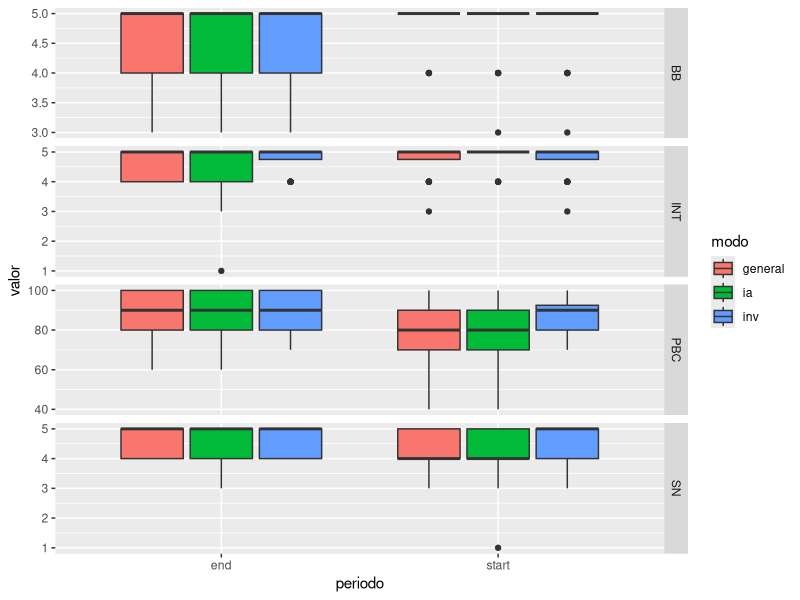
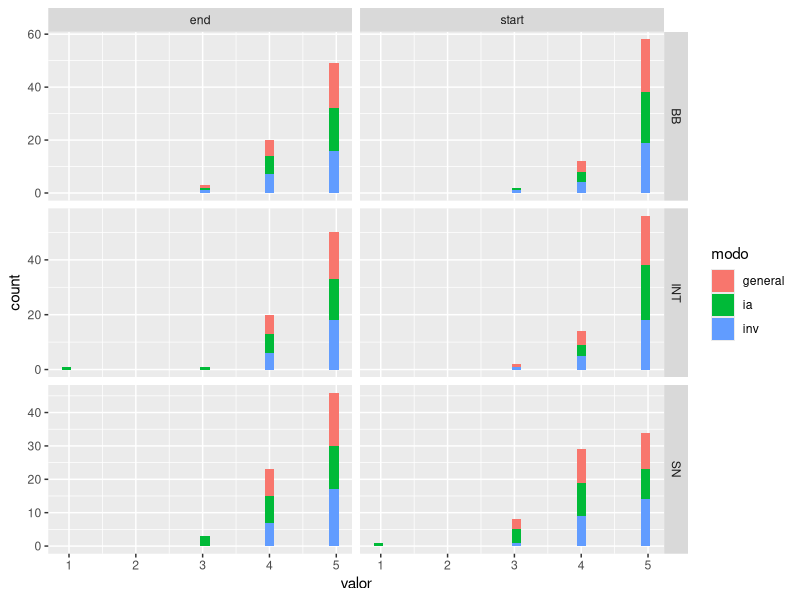
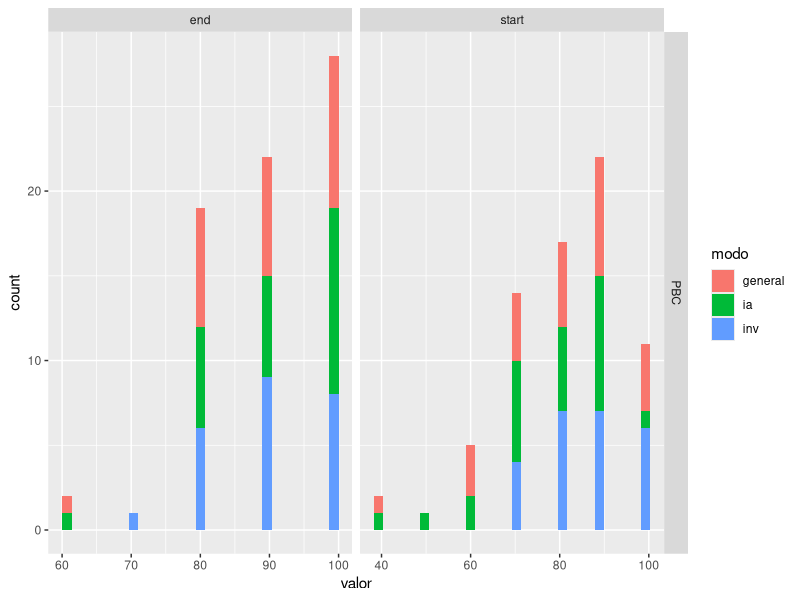

Recreate these plots in R, in order. (Note: this script raises an error after producing the figures.)

library(reshape2) #melt
library(dplyr) #select
library(ggplot2) #ggplot
library(readxl) #read_excel


data <- read.csv("datos/filtered_data.csv", col.names = c("matricula","variable","modo","periodo","valor"))

ggplot(data, aes(x = periodo, y = valor, fill = modo)) +
  geom_boxplot() +
  facet_grid(variable ~ ., scales = "free_y")


ggplot(data[!(data$variable == "PBC"),], aes(x = valor, fill = modo)) +
  geom_histogram() +
  facet_grid(variable ~ periodo, scales = "free")

ggplot(data[(data$variable == "PBC"),], aes(x = valor, fill = modo)) +
  geom_histogram() +
  facet_grid(variable ~ periodo, scales = "free")



#Wilcoxon paired test ----------------------------------------------------------

variable <- "PBC" # "PBC" "SN" "BB" "INT"
#general
data_general = data[(data$variable == variable & data$modo == "general"),]

group_by(data_general, periodo) %>%
  summarise(
    count = n(),
    median = median(valor, na.rm = TRUE),
    IQR = IQR(valor, na.rm = TRUE)
  )

res <- wilcox.test(valor ~ periodo, data = data_general, paired = TRUE)
res

#inv
data_inv = data[(data$variable == variable & data$modo == "inv"),]

group_by(data_inv, periodo) %>%
  summarise(
    count = n(),
    median = median(valor, na.rm = TRUE),
    IQR = IQR(valor, na.rm = TRUE)
  )

res <- wilcox.test(valor ~ periodo, data = data_inv, paired = TRUE)
res

#ia
data_ia = data[(data$variable == variable & data$modo == "ia"),]

group_by(data_ia, periodo) %>%
  summarise(
    count = n(),
    median = median(valor, na.rm = TRUE),
    IQR = IQR(valor, na.rm = TRUE)
  )

res <- wilcox.test(valor ~ periodo, data = data_ia, paired = TRUE)
res


prueba_pbc <- data[(data$variable == 'PBC'),]
prueba_int <- data[(data$variable == 'INT'),]





data_pbc_s = data[(data$variable == "PBC" & data$modo == "ia" & data$periodo == "start"),]
data_pbc_e = data[(data$variable == "PBC" & data$modo == "ia" & data$periodo == "end"),]

rx <- function(n) rnorm(n, mean = mean(data_pbc_s$valor), sd = sd(data_pbc_s$valor)) 
ry <- function(n) rnorm(n, mean = mean(data_pbc_e$valor), sd = sd(data_pbc_e$valor))  


sim.ssize.wilcox.test(data_pbc_s$valor, step.size = 2, iter = 10000, type="paired")


summary(data[(data$variable == "SN" & data$modo == "ia" & data$periodo == "start"),])
summary(data[(data$variable == "SN" & data$modo == "ia" & data$periodo == "end"),])


